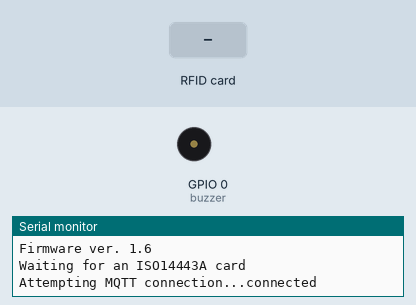
Recording of a sketch running on a simulated ESP8266 (NodeMCU). Shown: buzzer (waves = sounding), the last lines printed to the serial monitor. Inputs (shaded band) come from the test bench. WiFi joins after 1.5 s; servers stay silent unless stated; random numbers use the default seed unless the sketch sets one; no MQTT or app messages arrive unless stated.

Above: at 2.7 s.
2.8 s: RFID card 09 88 02 97 58 held to the reader
At 3.5 s:
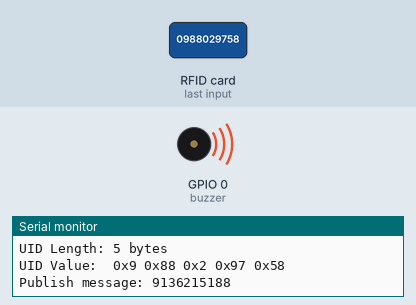
Timing chart, 0 to 5.8 s (numbered marks = the images above; inputs shaded):
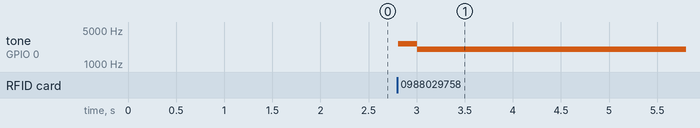

Measured:
- after the input at 2.8 s, tone on GPIO 0 (buzzer): silent → 2637 Hz at once, → 2000 Hz 0.20 s later

The sketch:

my-project.ino
```cpp
#include <SPI.h>
#include <PN532_SPI.h>
#include "PN532.h"
#include <ESP8266WiFi.h>
#include <PubSubClient.h>

const char *ssid = "CHT4349";
const char *password = "0988029758";
const char *mqttServer = "120.105.129.49"; // MQTT伺服器位址
const char *topic = "channels/nfc/publish";
const int buzzer = 0;
String msgStr = "";

PN532_SPI pn532spi(SPI, 15);
PN532 nfc(pn532spi);
WiFiClient espClient;
PubSubClient client(espClient);

void setup_wifi()
{
  delay(10);

  WiFi.begin(ssid, password);

  while (WiFi.status() != WL_CONNECTED)
  {
    delay(500);
    Serial.print(".");
  }

  Serial.println("");
  Serial.println("WiFi connected");
  Serial.println("IP address: ");
  Serial.println(WiFi.localIP());
  pinMode(buzzer, OUTPUT);
}

void callback(char *topic, byte *payload, unsigned int length)
{
  Serial.print("Message arrived [");
  Serial.print(topic);
  Serial.print("] ");
  for (int i = 0; i < length; i++)
  {
    Serial.print((char)payload[i]);
  }
  Serial.println();

  // Switch on the LED if an 1 was received as first character
  if ((char)payload[0] == '1')
  {
    digitalWrite(BUILTIN_LED, LOW); // Turn the LED on (Note that LOW is the voltage level
    // but actually the LED is on; this is because
    // it is active low on the ESP-01)
  }
  else
  {
    digitalWrite(BUILTIN_LED, HIGH); // Turn the LED off by making the voltage HIGH
  }
}

void reconnect()
{
  // Loop until we're reconnected
  while (!client.connected())
  {
    Serial.print("Attempting MQTT connection...");
    // Create a random client ID
    String clientId = "ESP8266Client-";
    clientId += String(random(0xffff), HEX);
    // Attempt to connect
    if (client.connect(clientId.c_str()))
    {
      Serial.println("connected");
      // Once connected, publish an announcement...
      client.publish("outTopic", "hello world");
      // ... and resubscribe
      client.subscribe("inTopic");
    }
    else
    {
      Serial.print("failed, rc=");
      Serial.print(client.state());
      Serial.println(" try again in 5 seconds");
      // Wait 5 seconds before retrying
      delay(5000);
    }
  }
}

void defBuzzer()
{
  tone(buzzer, 2637);
  delay(200);
  tone(buzzer, 2000);
  delay(50);
  noTone(buzzer);
}

void setup(void)
{
  Serial.begin(9600);
  Serial.println("Hello!");
  setup_wifi();
  client.setServer(mqttServer, 1883);
  client.setCallback(callback);
  nfc.begin();

  uint32_t versiondata = nfc.getFirmwareVersion();
  if (!versiondata)
  {
    Serial.print("Didn't find PN53x board");
    while (1)
      ; // halt
  }

  // Got ok data, print it out!
  Serial.print("Found chip PN5");
  Serial.println((versiondata >> 24) & 0xFF, HEX);
  Serial.print("Firmware ver. ");
  Serial.print((versiondata >> 16) & 0xFF, DEC);
  Serial.print('.');
  Serial.println((versiondata >> 8) & 0xFF, DEC);

  // Set the max number of retry attempts to read from a card
  // This prevents us from waiting forever for a card, which is
  // the default behaviour of the PN532.
  nfc.setPassiveActivationRetries(0xFF);

  // configure board to read RFID tags
  nfc.SAMConfig();

  Serial.println("Waiting for an ISO14443A card");
}

void loop(void)
{
  if (!client.connected())
  {
    reconnect();
  }
  client.loop();
  boolean success;
  uint8_t uid[] = {0, 0, 0, 0, 0, 0, 0}; // Buffer to store the returned UID
  uint8_t uidLength;                     // Length of the UID (4 or 7 bytes depending on ISO14443A card type)

  // Wait for an ISO14443A type cards (Mifare, etc.).  When one is found
  // 'uid' will be populated with the UID, and uidLength will indicate
  // if the uid is 4 bytes (Mifare Classic) or 7 bytes (Mifare Ultralight)
  success = nfc.readPassiveTargetID(PN532_MIFARE_ISO14443A, &uid[0], &uidLength);

  if (success)
  {
    defBuzzer();
    Serial.println("Found a card!");
    Serial.print("UID Length: ");
    Serial.print(uidLength, DEC);
    Serial.println(" bytes");
    Serial.print("UID Value: ");
    for (uint8_t i = 0; i < uidLength; i++)
    {
      Serial.print(" 0x");
      Serial.print(uid[i], HEX);
      msgStr = msgStr + uid[i];
    }
    Serial.println("");
    byte arrSize = msgStr.length() + 1;
    char msg[arrSize];
    Serial.print("Publish message: ");
    Serial.println(msgStr);
    msgStr.toCharArray(msg, arrSize); // 把String字串轉換成字元陣列格式
    client.publish(topic, msg);       // 發布MQTT主題與訊息
    msgStr = "";
    // wait until the card is taken away
    while (nfc.readPassiveTargetID(PN532_MIFARE_ISO14443A, &uid[0], &uidLength))
    {
    }
  }
  else
  {
    // PN532 probably timed out waiting for a card
    Serial.println("Timed out waiting for a card");
  }
}
```
